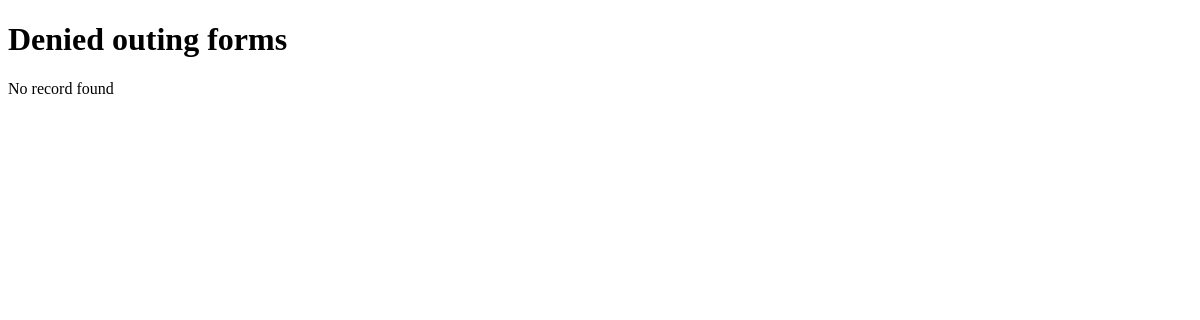
Page /counsellor/denied-outing-forms/ (signed in) on the earlier database version.
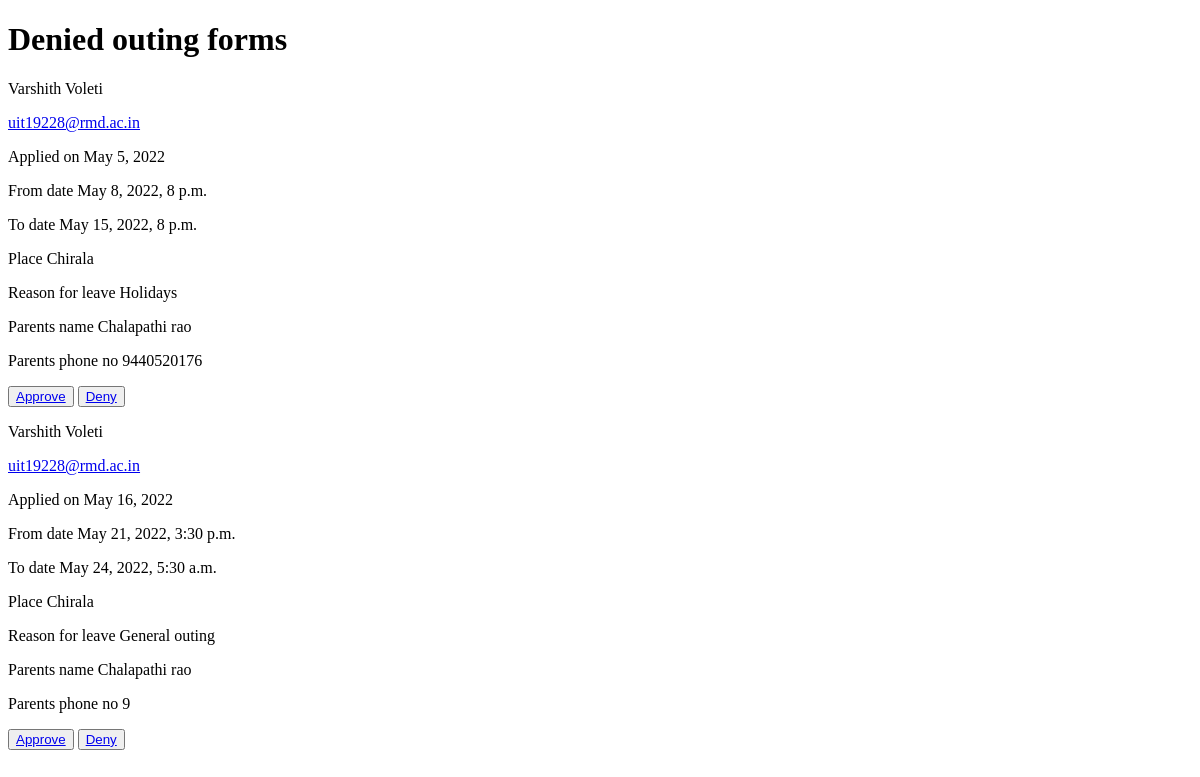
Same page on the later database version.
### db/models.py (models this page shows, shortened)
class Gatepass(models.Model):
    student = models.ForeignKey(User,on_delete=models.CASCADE,related_name="student")
    section = models.CharField(max_length=2)
    register_no = models.CharField(max_length=15)
    year = models.IntegerField()
    counsellor = models.ForeignKey(User,on_delete=models.SET_NULL,null=True,related_name="Counsellor")
    year_coordinator = models.ForeignKey(User,on_delete=models.SET_NULL,null=True,name="Year coordinator")
    applied_date = models.DateField()
    from_date = models.DateTimeField()
    to_date = models.DateTimeField()
    place = models.CharField(max_length=101)
    reason_for_leave = models.TextField(max_length=1001)
    parents_name = models.CharField(max_length=101)
    parents_pno = models.CharField(max_length=15)
    parents_permission = models.BooleanField(default=False)
    is_emergency = models.BooleanField(default=False)
    counsellor_sign = models.BooleanField(default=False)
    year_coordinator_sign = models.BooleanField(default=False)
    hod_sign = models.BooleanField(default=False)
    principal_sign = models.BooleanField(default=False)
    approved = models.BooleanField(default=False)
    deny = models.BooleanField(default=False)

class User(AbstractUser):
    is_superuser = models.BooleanField(
        _('superuser status'),
        default=False,
        help_text=_(
            "Check this if the user is super user(Administrator)"
        ),
    )
    is_staff = models.BooleanField(
        _('Principal status'),
        default=False,
        help_text=_('If principal Check this'),
    )
    is_active = models.BooleanField(
        _('active'),
        default=True,
        help_text=_(
            'To block the user uncheck this'
        ),
    )
    email = models.EmailField(unique=True)
    is_student = models.BooleanField(_("Student"),default=True,help_text=_("If student check this"))
    is_year_coordinator = models.BooleanField(_("Year Coordinator"),default=False,help_text=_("If year coordinator check this"))
    is_counsellor = models.BooleanField(_("Counsellor"),default = False,help_text=_("If Counsellor check this"))
    is_hod = models.BooleanField(_("HOD"),default=False,help_text=_("If HOD check this"))
    is_warden = models.BooleanField(_("Warden"),default=False,help_text=_("If warden check this"))
    department = models.ForeignKey(Department,on_delete=models.CASCADE,null=True)
    year = models.IntegerField(null=True)

### counsellor/views.py (the view)
# urls.py: path("denied-outing-forms/",denied_outing_forms,name="denied-outing-forms")
@login_required
@user_passes_test(is_counsellor)
def denied_outing_forms(request):
    return render(request,"counsellor/denied_outing_forms.html",{"forms":Gatepass.objects.filter(counsellor=request.user,approved=False,is_emergency=False,deny=True)})

### counsellor/views.py (called while the page is built)
def is_counsellor(user):
    if user.is_counsellor:
        return True
    return False

### counsellor/templates/counsellor/denied_outing_forms.html (shortened to what this page needs)
<!DOCTYPE html>
<html lang="en">
<head>
</head>
<body>
    <h1>Denied outing forms</h1>
    {% if forms %}
    {% for i in forms %}
        <p>{{i.student.first_name}} {{i.student.last_name}}</p>
        <p><a href="mailto:{{i.student.email}}">{{i.student.email}}</a></p>
        <p>Applied on {{i.applied_date}}</p>
        <p>From date {{i.from_date}}</p>
        <p>To date {{i.to_date}}</p>
        <p>Place {{i.place}}</p>
        <p>Reason for leave {{i.reason_for_leave}}</p>
        <p>Parents name {{i.parents_name}}</p>
        <p>Parents phone no {{i.parents_pno}}</p>
        <button><a href="{% url 'counsellor:approve-outing-form' id=i.id %}">Approve</a></button>
        <button><a href="{% url 'counsellor:deny-outing-form' id=i.id %}">Deny</a></button>
    {% endfor %}
    {% else %}
        <p>No record found</p>
    {% endif %}
</body>
</html>

Differences in the rows shown:
now on this page (row edited): Gatepass: student.first_name "Varshith", student.last_name "Voleti", student.email "uit19228@rmd.ac.in", applied_date "May 5, 2022", from_date "May 8, 2022, 8 p.m.", to_date "May 15, 2022, 8 p.m.", place "Chirala", reason_for_leave "Holidays", parents_name "Chalapathi rao", parents_pno "9440520176"
added Gatepass: student.first_name "Varshith", student.last_name "Voleti", student.email "uit19228@rmd.ac.in", applied_date "May 16, 2022", from_date "May 21, 2022, 3:30 p.m.", to_date "May 24, 2022, 5:30 a.m.", place "Chirala", reason_for_leave "General outing", parents_name "Chalapathi rao", parents_pno "9"
Other differences:
text no longer shown: "No record found"
